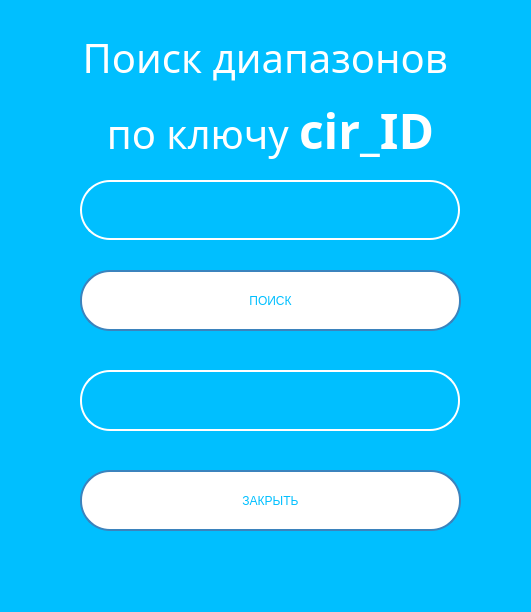
<?xml version="1.0" encoding="UTF-8"?>
<ui version="4.0">
 <class>find_cirid</class>
 <widget class="QDialog" name="find_cirid">
  <property name="geometry">
   <rect>
    <x>0</x>
    <y>0</y>
    <width>531</width>
    <height>612</height>
   </rect>
  </property>
  <property name="windowTitle">
   <string>Dialog</string>
  </property>
  <property name="styleSheet">
   <string notr="true">background-color: #00BFFF</string>
  </property>
  <widget class="QLineEdit" name="cirID">
   <property name="geometry">
    <rect>
     <x>80</x>
     <y>180</y>
     <width>380</width>
     <height>60</height>
    </rect>
   </property>
   <property name="font">
    <font>
     <family>Apple Symbols</family>
     <pointsize>30</pointsize>
     <weight>50</weight>
     <italic>false</italic>
     <bold>false</bold>
    </font>
   </property>
   <property name="styleSheet">
    <string notr="true">background-color: #00BFFF;
color: white;
font: 30pt &quot;Apple Symbols&quot;;
border: 2px solid white;
border-radius: 30;</string>
   </property>
   <property name="frame">
    <bool>false</bool>
   </property>
   <property name="alignment">
    <set>Qt::AlignCenter</set>
   </property>
  </widget>
  <widget class="QLabel" name="label">
   <property name="geometry">
    <rect>
     <x>80</x>
     <y>30</y>
     <width>381</width>
     <height>131</height>
    </rect>
   </property>
   <property name="font">
    <font>
     <family>Apple Symbols</family>
     <pointsize>30</pointsize>
     <weight>9</weight>
     <italic>false</italic>
     <bold>false</bold>
    </font>
   </property>
   <property name="styleSheet">
    <string notr="true">text-align: center;
color: white;
border-color: white;
border-width: 2px;
font: 75 30pt &quot;Apple Symbols&quot;;</string>
   </property>
   <property name="text">
    <string>&lt;html&gt;&lt;head/&gt;&lt;body&gt;&lt;p align=&quot;center&quot;&gt;Поиск диапазонов &lt;/p&gt;&lt;p align=&quot;center&quot;&gt;по ключу &lt;span style=&quot; font-size:36pt; font-weight:600;&quot;&gt;cir_ID&lt;/span&gt;&lt;/p&gt;&lt;/body&gt;&lt;/html&gt;</string>
   </property>
  </widget>
  <widget class="QPushButton" name="pushButton">
   <property name="geometry">
    <rect>
     <x>80</x>
     <y>270</y>
     <width>381</width>
     <height>61</height>
    </rect>
   </property>
   <property name="styleSheet">
    <string notr="true">QPushButton {
	color: #00BFFF;
	background-color: white;
	border: 2px solid rgb(59, 131, 189);
	border-radius: 30;
}

QPushButton:pressed {
background-color: rgb(200, 255, 255);
}

</string>
   </property>
   <property name="text">
    <string>ПОИСК</string>
   </property>
  </widget>
  <widget class="QLineEdit" name="applic_vlalue">
   <property name="geometry">
    <rect>
     <x>80</x>
     <y>370</y>
     <width>380</width>
     <height>61</height>
    </rect>
   </property>
   <property name="font">
    <font>
     <family>Apple Symbols</family>
     <pointsize>50</pointsize>
     <weight>50</weight>
     <italic>false</italic>
     <bold>false</bold>
    </font>
   </property>
   <property name="styleSheet">
    <string notr="true">background-color: #00BFFF;
color: white;
font: 50pt &quot;Apple Symbols&quot;;
border: 2px solid white;
border-radius: 30;</string>
   </property>
   <property name="frame">
    <bool>false</bool>
   </property>
   <property name="alignment">
    <set>Qt::AlignCenter</set>
   </property>
  </widget>
  <widget class="QPushButton" name="pushButton_2">
   <property name="geometry">
    <rect>
     <x>80</x>
     <y>470</y>
     <width>381</width>
     <height>61</height>
    </rect>
   </property>
   <property name="styleSheet">
    <string notr="true">QPushButton {
	color: #00BFFF;
	background-color: white;
	border: 2px solid rgb(59, 131, 189);
	border-radius: 30;
}

QPushButton:pressed {
background-color: rgb(200, 255, 255);
}

</string>
   </property>
   <property name="text">
    <string>ЗАКРЫТЬ</string>
   </property>
  </widget>
 </widget>
 <resources/>
 <connections/>
</ui>
